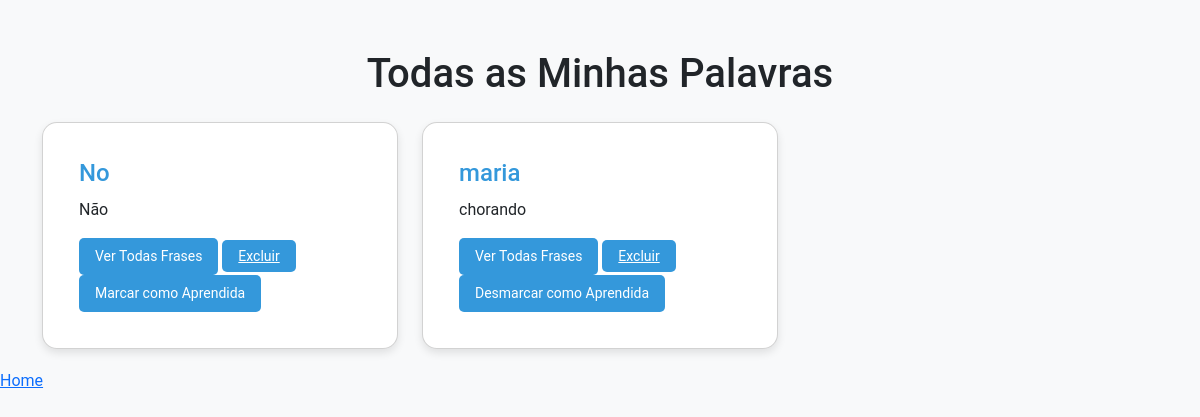
/todas_minhas_palavras/ (signed in), run on the app's committed database.
### app_aprendizado_ingles/models.py (models this page shows, shortened)
class Palavra(models.Model):
    DIFICULDADE_CHOICES = [
        ('facil', 'Fácil'),
        ('medio', 'Médio'),
        ('dificil', 'Difícil'),
    ]
    usuario = models.ForeignKey(User, on_delete=models.CASCADE)
    palavra = models.CharField(max_length=100)
    traducao = models.CharField(max_length=100)
    dificuldade = models.CharField(max_length=10, choices=DIFICULDADE_CHOICES)
    palavra_aprendida = models.BooleanField(default=False)
    data_aprendizado = models.DateTimeField(auto_now_add=True)

### app_aprendizado_ingles/views.py (the view)
# urls.py: path('todas_minhas_palavras/', views.todas_minhas_palavras, name='todas_minhas_palavras'),
@login_required
def todas_minhas_palavras(request):
    palavras = Palavra.objects.filter(usuario=request.user)
    paginacao = Paginator(palavras, 2)
    num_page = request.GET.get('page')
    page = paginacao.get_page(num_page)
    return render(request, 'Visualizar_tudo/todas_palavras.html', {'page': page})

### app_aprendizado_ingles/templates/Visualizar_tudo/todas_palavras.html (shortened to what this page needs)
<!DOCTYPE html>
<html>
<head>
    <title>Todas as Minhas Palavras</title>    <link href="https://cdn.jsdelivr.net/npm/bootstrap@5.3.0/dist/css/bootstrap.min.css" rel="stylesheet">
</head>
<body>
    <div class="container">
        <h1 class="text-center mb-4">Todas as Minhas Palavras</h1>
        <div class="row">
            {% for palavra in page.object_list %}
            <div class="col-md-4">
                <div class="card">
                    <div class="card-body">
                        <h5 class="card-title">{{ palavra.palavra }}</h5>
                        <p class="card-text">{{ palavra.traducao }}</p>
                        <a href="{% url 'frases_com_palavra' palavra_id=palavra.id %}" class="btn btn-vermais">Ver Todas Frases</a>
                        <a href="{% url 'delete_palavra' palavra_id=palavra.id %}" class="btn-vermais">Excluir</a>
                        {% if palavra.palavra_aprendida == True %}
                        <a href="{% url 'desmarcar_como_aprendida' palavra_id=palavra.id %}" class="btn btn-vermais">Desmarcar como Aprendida</a>
                            {% else %}
                            <a href="{% url 'marcar_como_aprendida' palavra_id=palavra.id %}" class="btn btn-vermais">Marcar como Aprendida</a>
                            {% endif %}
                    </div>
                </div>
            </div>
            {% endfor %}
        </div>
    </div>
    <div>
        <a href="{% url 'home'%}">Home</a>
    </div>
</body>
</html>

### app_aprendizado_ingles/templates/Visualizar_tudo/todas_palavras.html (style rules this page uses)
body { font-family: "Roboto", sans-serif; background-color: #f8f9fa; }
.container { margin-top: 50px; }
.card { background-color: #fff; border-radius: 15px; box-shadow: 0 4px 8px rgba(0, 0, 0, 0.1); padding: 20px; margin-bottom: 20px; transition: transform 0.2s; }
.card-title { font-size: 24px; color: #3498db; margin-bottom: 10px; }
.btn-vermais { background-color: #3498db; color: #fff; border: none; border-radius: 5px; padding: 8px 16px; font-size: 14px; transition: background-color 0.2s; }

### data on the page
Palavra: palavra "No", traducao "Não", palavra_aprendida "Marcar como Aprendida"
Palavra: palavra "maria", traducao "chorando", palavra_aprendida "Desmarcar como Aprendida"
